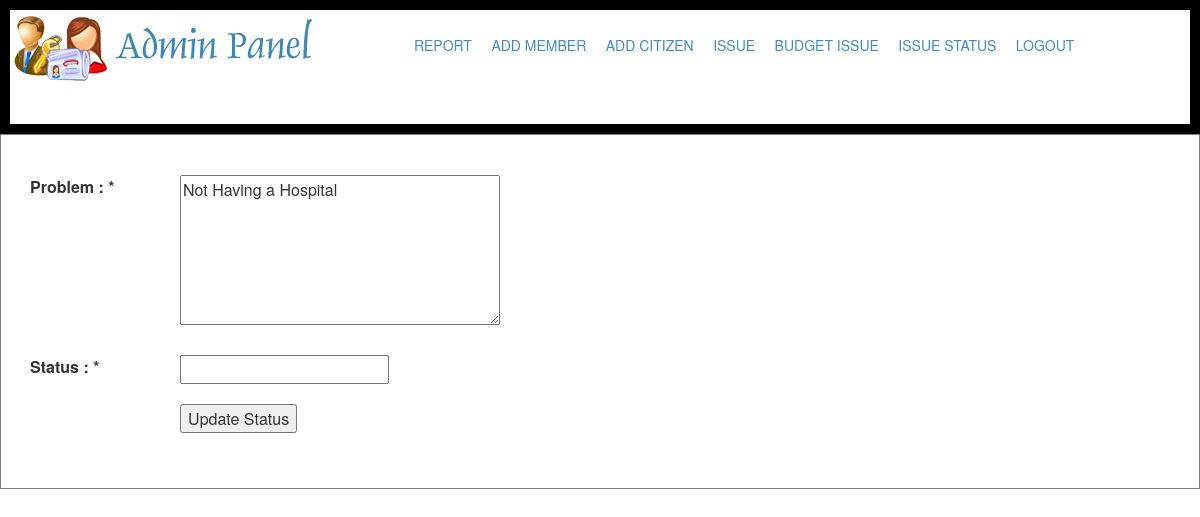
Page /displayissuestatustocitizen.php?comments=Not Having a Hospital (signed in) on the earlier database version.
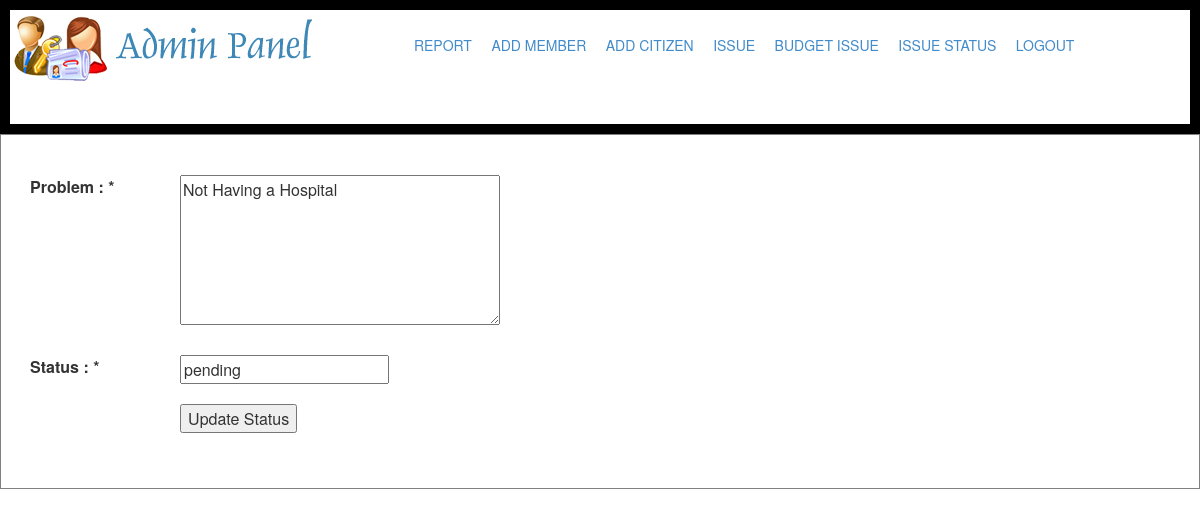
Same page on the later database version.
### tables this page shows
CREATE TABLE IF NOT EXISTS `dummy` (
  `dissueno` int(10) NOT NULL AUTO_INCREMENT,
  `fullname` varchar(100) DEFAULT NULL,
  `emailid` varchar(100) NOT NULL,
  `telephoneno` int(10) DEFAULT NULL,
  `issue` varchar(100) DEFAULT NULL,
  `comments` varchar(100) DEFAULT NULL,
  `progress` varchar(20) DEFAULT NULL,
  PRIMARY KEY (`dissueno`,`emailid`)
);

### displayissuestatustocitizen.php (the view, shortened to what this page needs)
<?php
	$comments = $_REQUEST['comments'];
	$selectquery = mysql_query("select * from dummy where comments='$comments'");
	$row = mysql_fetch_array($selectquery);
		$comments = $row['comments'];
		$progress = $row['progress'];
		$test="<input type='text' size='20' value='{$progress}' name='issueprogress' readonly='readonly'/>";
?>
<html>
<head>
<link rel="stylesheet" type="text/css" href="bootstrap/css/bootstrap.css" media="screen" />
</head>
<body>
<div id="menu" style="width:100%; height:auto; float:left; text-align:left; border:10px solid black;">
<img src="images/logo.png">
<a href="admin.php?option=reportgeneration" style="width:100px"> REPORT </a> &nbsp;&nbsp;&nbsp;
<a href="admin.php?option=addmember"> ADD MEMBER </a> &nbsp;&nbsp;&nbsp;
<a href="admin.php?option=citizen" style="width:100px"> ADD CITIZEN </a> &nbsp;&nbsp;&nbsp;
<a href="admin.php?option=citizenissues"> ISSUE </a>&nbsp;&nbsp;&nbsp;
<a href="admin.php?option=budgetissue"> BUDGET ISSUE </a>&nbsp;&nbsp;&nbsp;
<a href="admin.php?option=issuestatus"> ISSUE STATUS </a>&nbsp;&nbsp;&nbsp;
<a href="logout.php"> LOGOUT </a>
<br/><br/><br/>
</div>
<table align="left" width="100%" border="1">
<tr><td>
<div id="main">
<div class="container" style="border:0px solid red; padding:0 0 50px 0;">
<div class="col-lg-8 col-md-8 col-sm-12" style="border:0px solid red;">
<div style="padding:25px 0 0 0; margin-right:25px; border:0px solid red; " class="blacktext">
<form method="post">
<div class="form-group" style="width:100%; height:auto; float:left; margin:15px 0px; margin-right:20px;">
<div><label style="width:150px; float:left;" class="bodytext">Problem : <span class="pinktext">*</span></label></div><div><textarea rows="5" cols="10" style="width:320px;  height:150px;" readonly="readonly"><?php echo $comments; ?></textarea></div>
</div>
<div class="form-group" style="width:100%; height:auto; float:left; margin:15px 0px;">
<div><label style="width:150px; float:left;" class="bodytext">Status : <span class="pinktext">*</span></label></div><div><?php echo $test; ?></div>
</div>
<div class="form-group" style="width:100%; height:auto; float:left; margin:5px 0px;">
<div><label style="width:150px; float:left;" class="bodytext"></label></div><div><input value="Update Status" class="pink_button" type="submit" name="Submit"></div></div>
</td></tr>
</table>
</body></html>

Differences in the rows shown:
changed dummy "Not Having a Hospital": issueprogress (not shown) → "pending"
